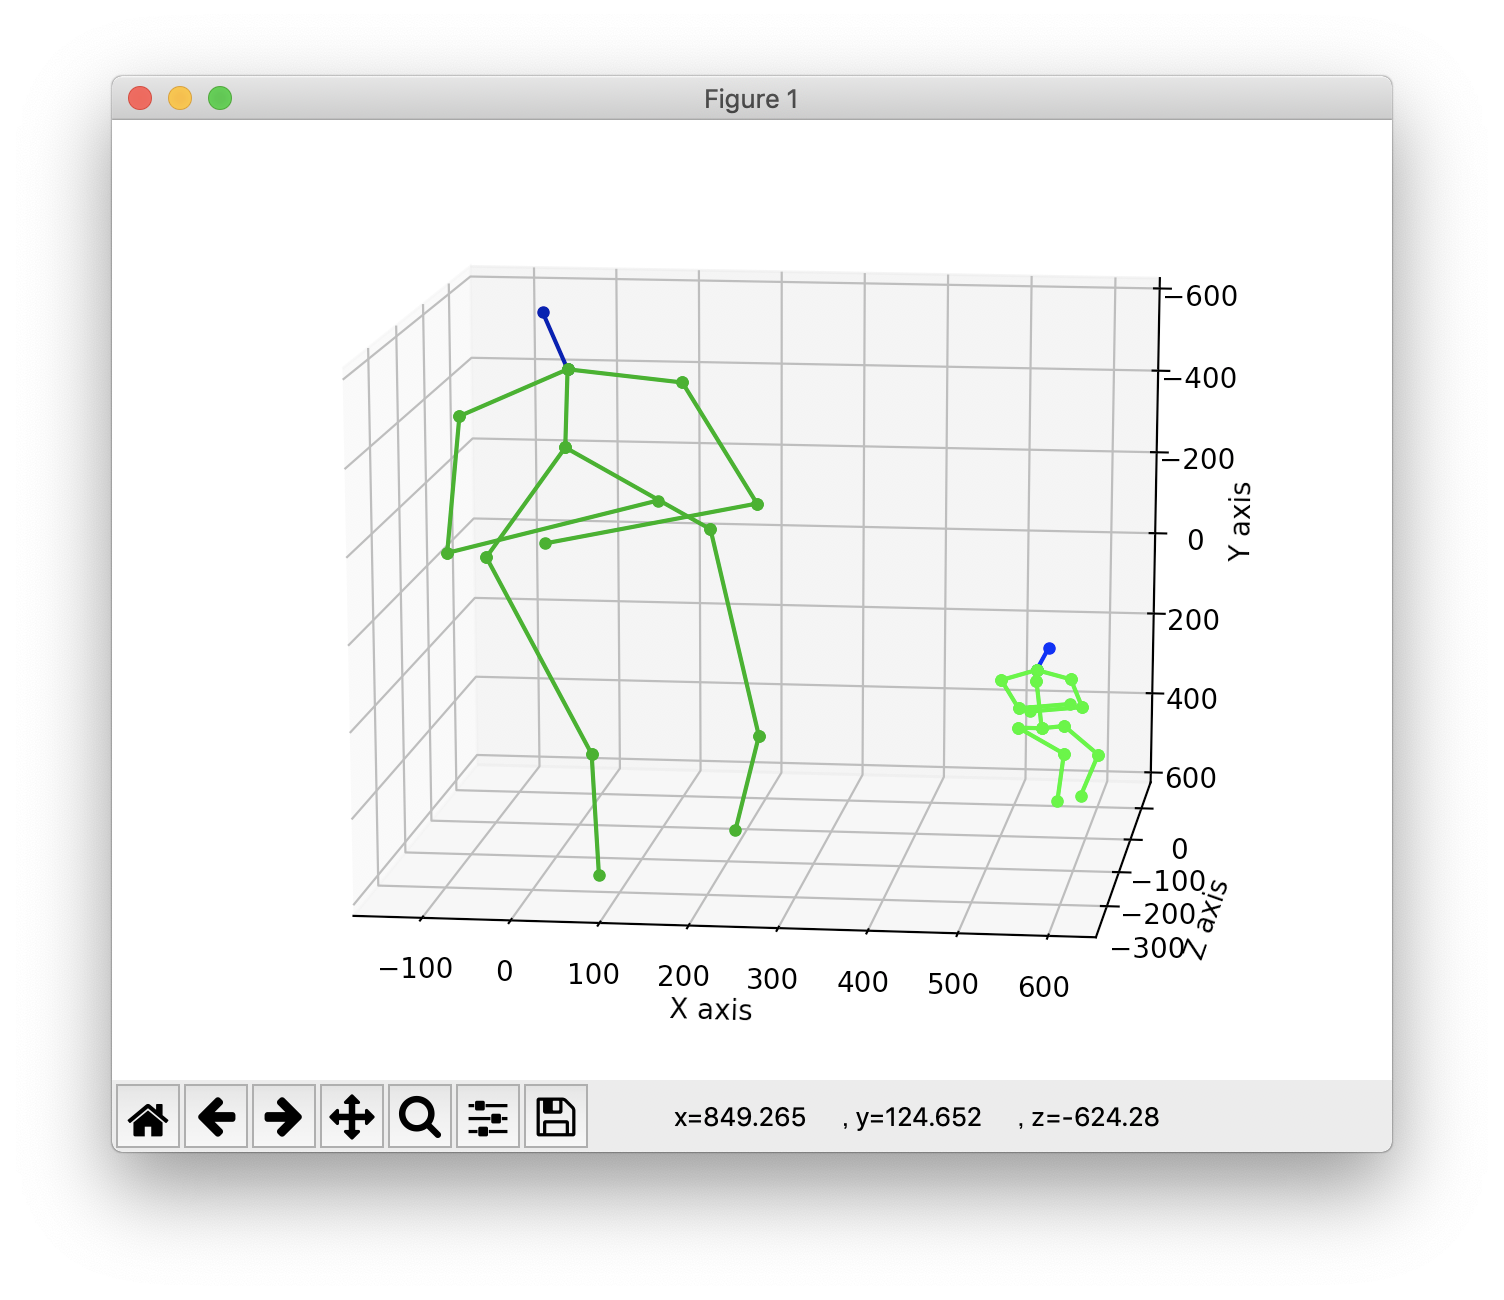

Write Python code to recreate this figure.
# ----------------------------------------------
#Display 3dpose baseline dataset
# ----------------------------------------------

import os
import numpy as np
import h5py

from mpl_toolkits.mplot3d import Axes3D
import matplotlib.pyplot as plt
import matplotlib.animation as animation
import numpy as np

DATASET_PATH='../3d-pose-baseline-master'

with h5py.File(DATASET_PATH+'/train.h5', 'r') as f:
  inputs = np.array(f['encoder_inputs'])
  outputs = np.array(f['decoder_outputs'])
  data_mean_2d = np.array(f['data_mean_2d'])
  data_std_2d = np.array(f['data_std_2d'])
  data_mean_3d = np.array(f['data_mean_3d'])
  data_std_3d = np.array(f['data_std_3d'])

print(inputs.shape)
print(outputs.shape)

print(data_mean_2d.shape)
print(data_std_2d.shape)

H36M_NAMES = ['']*32
H36M_NAMES[0]  = 'Hip'
H36M_NAMES[1]  = 'RHip'
H36M_NAMES[2]  = 'RKnee'
H36M_NAMES[3]  = 'RFoot'
H36M_NAMES[6]  = 'LHip'
H36M_NAMES[7]  = 'LKnee'
H36M_NAMES[8]  = 'LFoot'
H36M_NAMES[12] = 'Spine'
H36M_NAMES[13] = 'Thorax'
H36M_NAMES[14] = 'Neck/Nose'
H36M_NAMES[15] = 'Head'
H36M_NAMES[17] = 'LShoulder'
H36M_NAMES[18] = 'LElbow'
H36M_NAMES[19] = 'LWrist'
H36M_NAMES[25] = 'RShoulder'
H36M_NAMES[26] = 'RElbow'
H36M_NAMES[27] = 'RWrist'

fig = plt.figure()
ax = Axes3D(fig)

IS_3D=False
cnt=0

X=[]
Y=[]
Z=[]

def search_name(name):
	j=0
	for i in range(32):
		if(IS_3D):
			if(H36M_NAMES[i]=="Hip"):
				continue
		else:
			if(H36M_NAMES[i]=="Neck/Nose"):
				continue
		if(H36M_NAMES[i]==""):
			continue
		if(H36M_NAMES[i]==name):
			return j
		j=j+1
	return -1

def draw_connect(from_id,to_id,color="#00aa00"):
	from_id=search_name(from_id)
	to_id=search_name(to_id)
	if(from_id==-1 or to_id==-1):
		return
	x = [X[from_id], X[to_id]]
	y = [Y[from_id], Y[to_id]]
	z = [Z[from_id], Z[to_id]]

	ax.plot(x, z, y, "o-", color=color, ms=4, mew=0.5)

def plot(data):
	plt.cla()

	ax.set_xlabel('X axis')
	ax.set_ylabel('Z axis')
	ax.set_zlabel('Y axis')
	ax.set_zlim([600, -600])

	global cnt,X,Y,Z,IS_3D
	k=cnt

	for mode in range(2):
		X=[]
		Y=[]
		Z=[]

		IS_NORMALIZE=True
		if(mode==0):
			IS_3D=True
		else:
			IS_3D=False

		for i in range(16):
			for j in range(32):
				if(search_name(H36M_NAMES[j])==i):
					break

			if IS_NORMALIZE:
				if IS_3D:
					X.append(outputs[k,i*3+0]*data_std_3d[j*3+0]+data_mean_3d[j*3+0])
					Y.append(outputs[k,i*3+1]*data_std_3d[j*3+1]+data_mean_3d[j*3+1])
					Z.append(outputs[k,i*3+2]*data_std_3d[j*3+2]+data_mean_3d[j*3+2])
				else:
					X.append(inputs[k,i*2+0]*data_std_2d[j*2+0]+data_mean_2d[j*2+0])
					Y.append(inputs[k,i*2+1]*data_std_2d[j*2+1]+data_mean_2d[j*2+1])
					Z.append(0)
			else:
				if IS_3D:
					X.append(outputs[k,i*3+0])
					Y.append(outputs[k,i*3+1])
					Z.append(outputs[k,i*3+2])
				else:
					X.append(inputs[k,i*2+0])
					Y.append(inputs[k,i*2+1])
					Z.append(0)

		if(IS_3D):
			draw_connect("Head","Thorax","#0000aa")
			draw_connect("Thorax",'RShoulder')
			draw_connect('RShoulder','RElbow')
			draw_connect('RElbow','RWrist')
			draw_connect("Thorax",'LShoulder')
			draw_connect('LShoulder','LElbow')
			draw_connect('LElbow','LWrist')
			draw_connect('Thorax','Spine')
			draw_connect('Spine','LHip')
			draw_connect('Spine','RHip')
			draw_connect('RHip','RKnee')
			draw_connect('RKnee','RFoot')
			draw_connect('LHip','LKnee')
			draw_connect('LKnee','LFoot')
		else:
			draw_connect("Head","Thorax","#0000ff")
			draw_connect("Thorax",'RShoulder',"#00ff00")
			draw_connect('RShoulder','RElbow',"#00ff00")
			draw_connect('RElbow','RWrist',"#00ff00")
			draw_connect("Thorax",'LShoulder',"#00ff00")
			draw_connect('LShoulder','LElbow',"#00ff00")
			draw_connect('LElbow','LWrist',"#00ff00")
			draw_connect('Thorax','Spine',"#00ff00")
			draw_connect('Spine','Hip',"#00ff00")
			draw_connect('Hip','LHip',"#00ff00")
			draw_connect('Hip','RHip',"#00ff00")
			draw_connect('RHip','RKnee',"#00ff00")
			draw_connect('RKnee','RFoot',"#00ff00")
			draw_connect('LHip','LKnee',"#00ff00")
			draw_connect('LKnee','LFoot',"#00ff00")

	cnt=cnt+1

ani = animation.FuncAnimation(fig, plot, interval=10)
plt.show()
